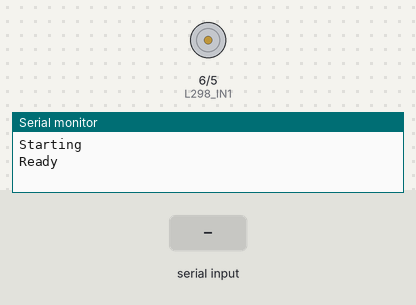
Recording of a sketch running on a simulated Arduino Uno, built with avr-gcc and run on an emulated ATmega328P. Shown: motor-driver pin pairs drawn as motors (green arrow = first pin HIGH = forward, orange = second pin HIGH = backward, longer = more drive, scaled by the enable pin), the last lines printed to the serial monitor. The test bench sets the inputs (shaded band).

Above: at 1.2 s.
1.3 s: "<5>" received over the second serial link
At 3.63 s:
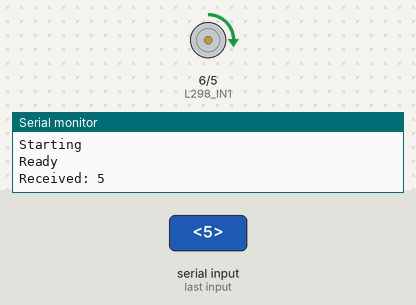
4.3 s: "<X>" received over the second serial link
5.8 s: "<B>" received over the second serial link
7.3 s: "<5>" received over the second serial link
At 9.49 s:
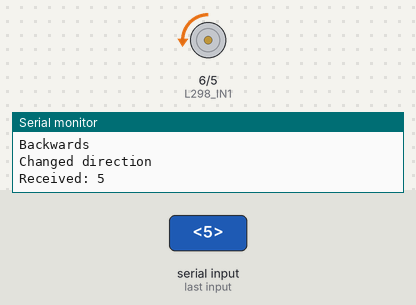
Timing chart, 0 to 11.3 s (numbered marks = the images above; inputs shaded):
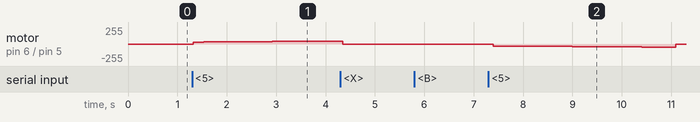

The sketch:

arduino.ino
```cpp
// (C) Matthew Dawkins 2020. All rights reserved.
// Some code adapted from arduinomodelrailway.com

#include <SoftwareSerial.h>

// SOFTWARE SERIAL
SoftwareSerial Bluetooth(12, 13); // RX, TX

// L298
#define L298_ENA 9
#define L298_IN1 6
#define L298_IN2 5

// VARIABLES //
float locoSpeed = 0.0;
int locoPower = 0;
float acceleration = 0.1;
float deceleration = 0.2;
unsigned int minPower = 30;
unsigned int maxPower = 255;
bool forwards = true;
bool changeForwards = true;
unsigned int lastHeartBeat = 0;
String received = "";

void setup() {
  // Initializing Serial
  Bluetooth.begin(9600);
  Serial.begin(4800);
  Serial.println("Starting");

  // Initializing Motor-Driver
  pinMode(L298_ENA, OUTPUT);
  pinMode(L298_IN1, OUTPUT);
  pinMode(L298_IN2, OUTPUT);

  // Set PWM frequency for D9 & D10
  // Timer 1 divisor to 256 for PWM frequency of 122.55 Hz
  TCCR1B = TCCR1B & B11111000 | 0x04;

  // Set default direction to FORWARD
  digitalWrite(L298_IN1, HIGH);
  digitalWrite(L298_IN2, LOW);

  Serial.println("Ready");
}

// Process the Bluetooth buffer and get the full instruction
String getInstruction() {
  String instruction = "";
  bool complete = false;
  char buffer;
  int cycles = 0;
  while (!complete && cycles < 8) {
    delay(10); // Allow time for buffer to refill
    buffer = Bluetooth.read();
    if (buffer == '>') {
      Serial.print("Received: ");
      Serial.println(instruction);
      return instruction;
    }
    instruction += buffer;
    cycles++;
  }
}

// Update the loco state depending on the instruction sent
void handleInstruction(String instruction) {
  if (instruction == "X") {
    // Emergency stop
    Serial.println("Emergency stop");
    locoSpeed = 0;
    locoPower = 0;
    return;
  }
  if (instruction == "F") {
    // Change direction to forwards
    Serial.println("Forwards");
    changeForwards = true;
    return;
  }
  if (instruction == "B") {
    // Change direction to backwards
    Serial.println("Backwards");
    changeForwards = false;
    return;
  }
  if (received == "H") {
    // Heartbeat
    lastHeartBeat = millis() / 1000;
    Serial.print("Heartbeat ");
    Serial.println(lastHeartBeat);
    Serial.print("Speed: ");
    Serial.println(locoSpeed);
    Serial.print("Power: ");
    Serial.println(locoPower);
    return;
  }
  int in2 = instruction.toInt();
  if (in2 >= -10 && in2 <= 10) {
    // Handle desiredPower changes
    locoPower = in2;
    return;
  }
}

void loop() {
  // Check whether there is an incoming instruction
  received = "";
  if (Bluetooth.available() && Bluetooth.read() == '<') {
    received = getInstruction();
  }

  // If there is an instruction, do it
  if (received != "") {
    handleInstruction(received);
  }

  // Change speed of loco
  if (locoPower > 0 && locoSpeed < maxPower) {
    locoSpeed += acceleration * locoPower;
    if (locoSpeed < minPower) {
      locoSpeed = minPower;
    }
  }
  if (locoPower < 0 && locoSpeed > minPower) {
    locoSpeed += deceleration * locoPower;
    if (locoSpeed < minPower) {
      locoSpeed = 0;
    }
  }

  // Change direction when stopped
  if (locoSpeed == 0 && changeForwards != forwards) {
    forwards = changeForwards;
    Serial.println("Changed direction");
  }

  // Cut out if no recent heartbeat
  if ((millis() / 1000 - lastHeartBeat > 10) && (locoSpeed > 0)) {
    locoSpeed = 0;
    locoPower = 0;
    Serial.print("Auto cutout: ");
    Serial.println(lastHeartBeat);
  }

  // Set desiredPower
  if (forwards) {
    digitalWrite(L298_IN1, HIGH);
    digitalWrite(L298_IN2, LOW);
    analogWrite(L298_ENA, locoSpeed);
  } else {
    digitalWrite(L298_IN1, LOW);
    digitalWrite(L298_IN2, HIGH);
    analogWrite(L298_ENA, locoSpeed);
  }
//  digitalWrite(L298_IN1, forwards ? HIGH : LOW);
//  digitalWrite(L298_IN2, forwards ? LOW : HIGH);

  // Pause a bit
  delay(100);
}
```

Measured:
- after the input at 1.3 s, motor on pin 6 (L298_IN1) / pin 5 (L298_IN2): moves from stopped to forward 44/255 over 2.8 s, starting at once
- after the input at 7.3 s, motor on pin 6 (L298_IN1) / pin 5 (L298_IN2): stopped → backward 30/255 after 0.10 s, → backward 31/255 0.20 s later, → backward 32/255 0.20 s later, → backward 33/255 0.20 s later, … (20 changes in this stretch)
